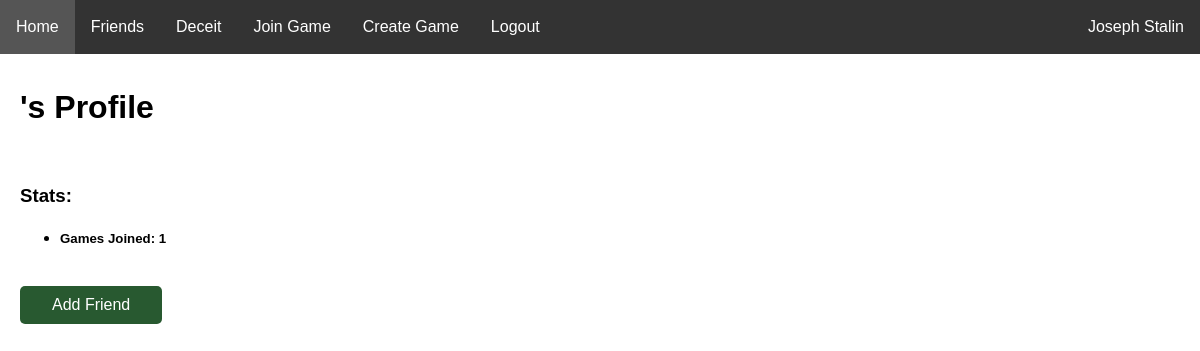
The page /user/3 (signed in) on the database as committed earlier.
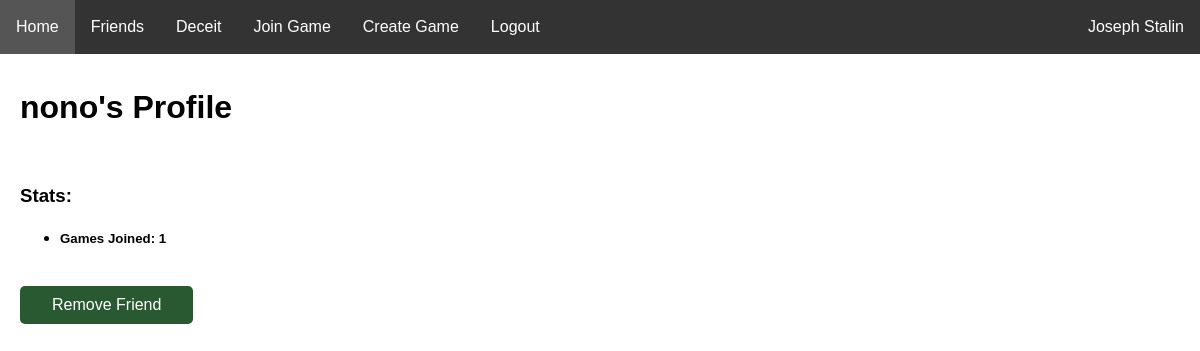
The same page on the database as committed later.
### website/models.py (models this page shows)
class User(db.Model, UserMixin):
    id = db.Column(db.Integer, primary_key=True)
    email = db.Column(db.String(150), unique=True)
    password = db.Column(db.String(150))
    username = db.Column(db.String(150))

### website/profiles.py (the view, shortened to what this page needs)
@profiles.route('<int:user_id>', methods=['GET', 'POST'])
@login_required
def profile(user_id):
    user = User.query.filter_by(id=user_id).first()
    counter=0
    is_friends = False
    is_friends1 = Friends.query.filter_by(user1=user_id, user2=current_user.id).first()
    is_friends2 = Friends.query.filter_by(user2=user_id, user1=current_user.id).first()
    if is_friends1 != None or is_friends2 != None:
        is_friends = True
    for games in GamesJoined.query.filter_by(id=user_id):
        counter += 1
    if user == current_user:
        is_current_user = True
    else:
        is_current_user = False
    return render_template('profile.html', is_current=is_current_user, user=current_user, player=user, games_joined=counter, is_friends=is_friends)

### website/templates/profile.html (shortened to what this page needs)
{% extends "base.html" %} {% block title %}{{user.username}}'s Profile{% endblock %}
{% block content %}
<br/>
<h1 id="heading">{{player.username}}'s Profile</h1>
<br/>
<h3>Stats:</h3>
<ul>
    <li><h5>Games Joined: {{ games_joined }}</h5></li>
</ul>
<br/>
{% if not is_current %}
    {% if not is_friends %}
        <form method="POST">
            <button class="button-main" id = "Add Friend" type="submit" value="Add Friend">Add Friend</button>
        </form>
    {% endif %}
    {% if is_friends %}
        <form method="POST">
            <button class="button-main" id = "Remove Friend" type="submit" value="Remove Friend">Remove Friend</button>
        </form>
    {% endif %}
{% endif %}
{% endblock %}

Rows that differ between the two databases and show on the page:
added User: username "nono"
Other text that changed with them:
text no longer shown: "Add Friend"
text now shown: "Remove Friend"
